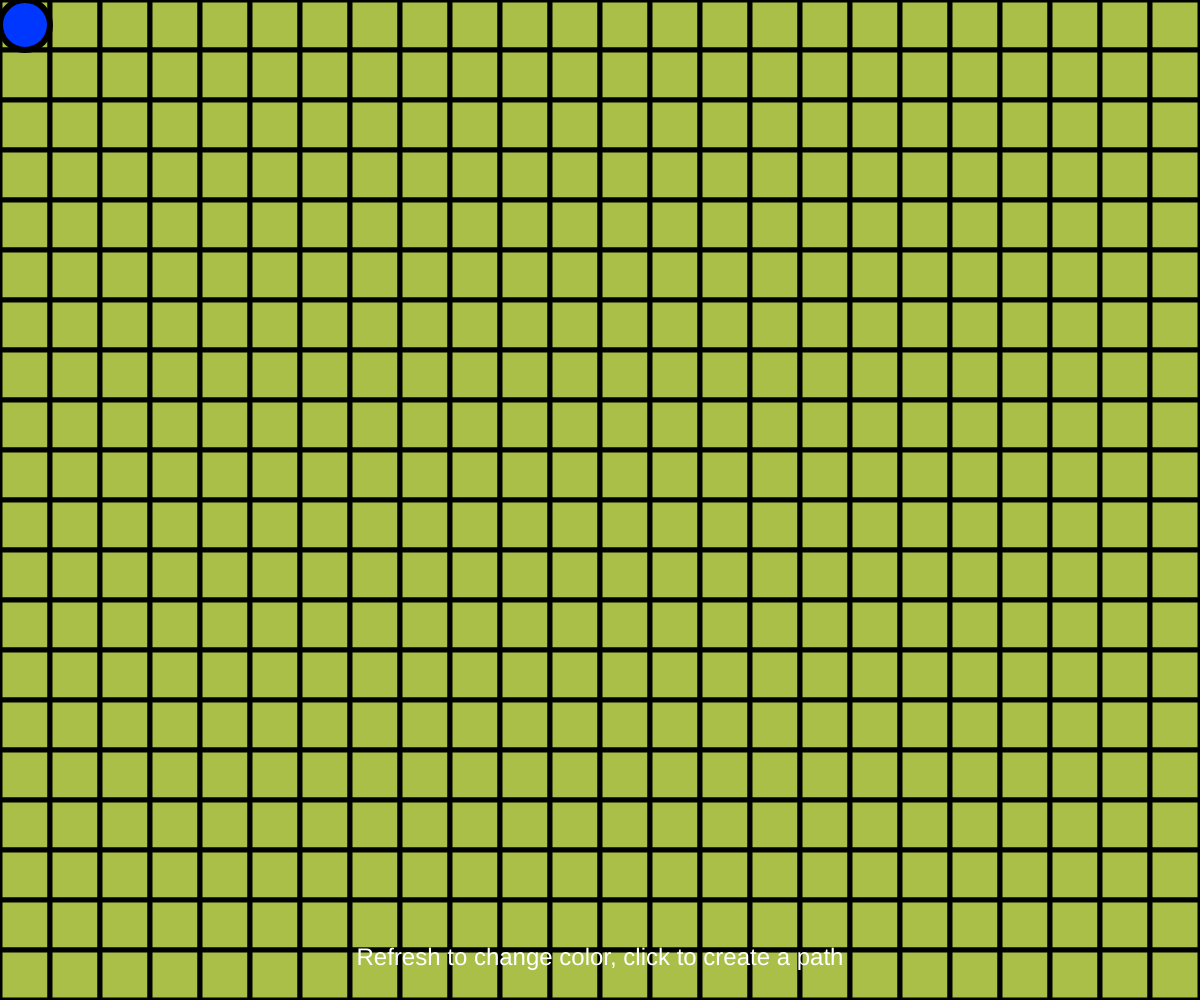
Frame 1 (no input)
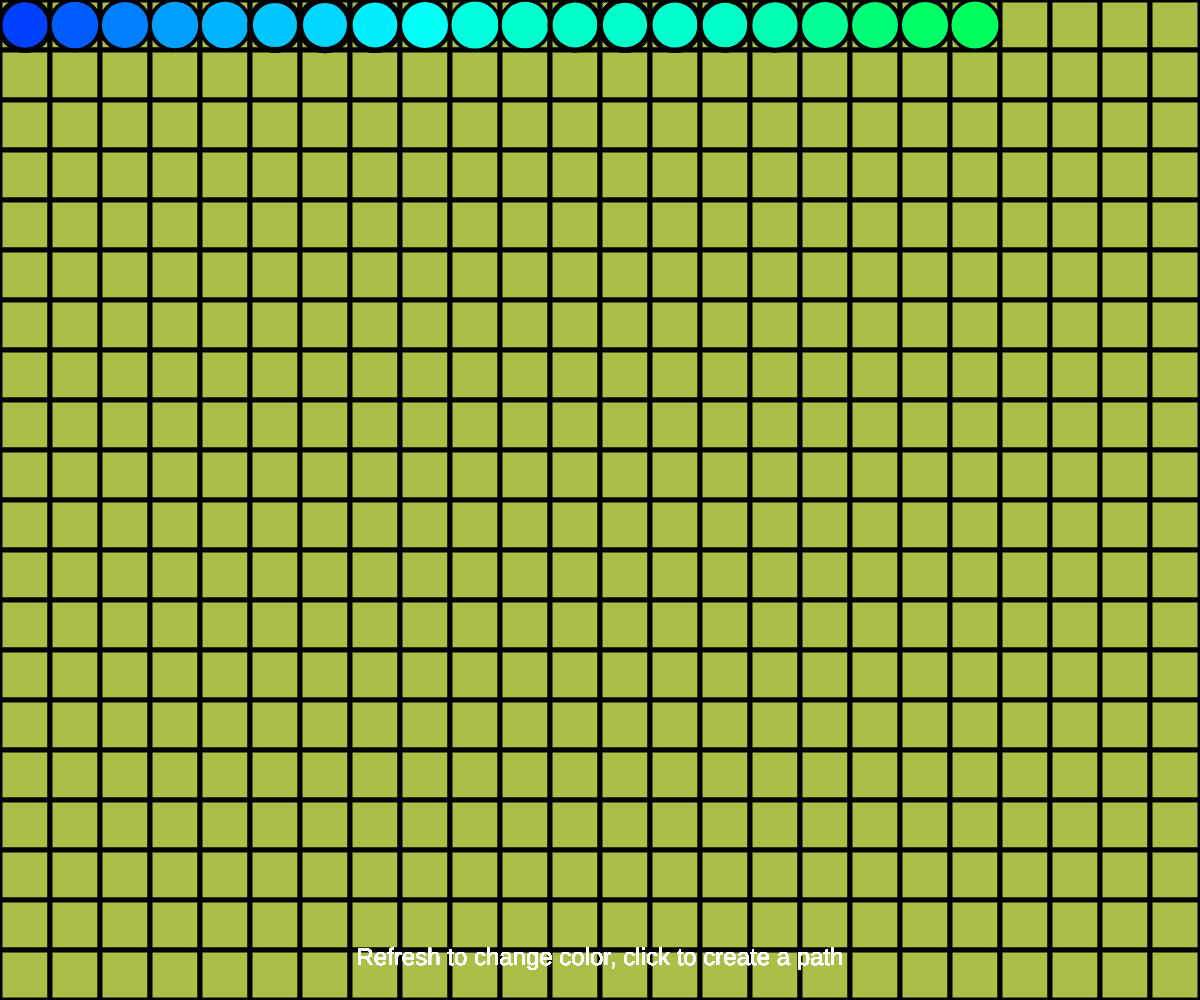
Frame 60 (no input)
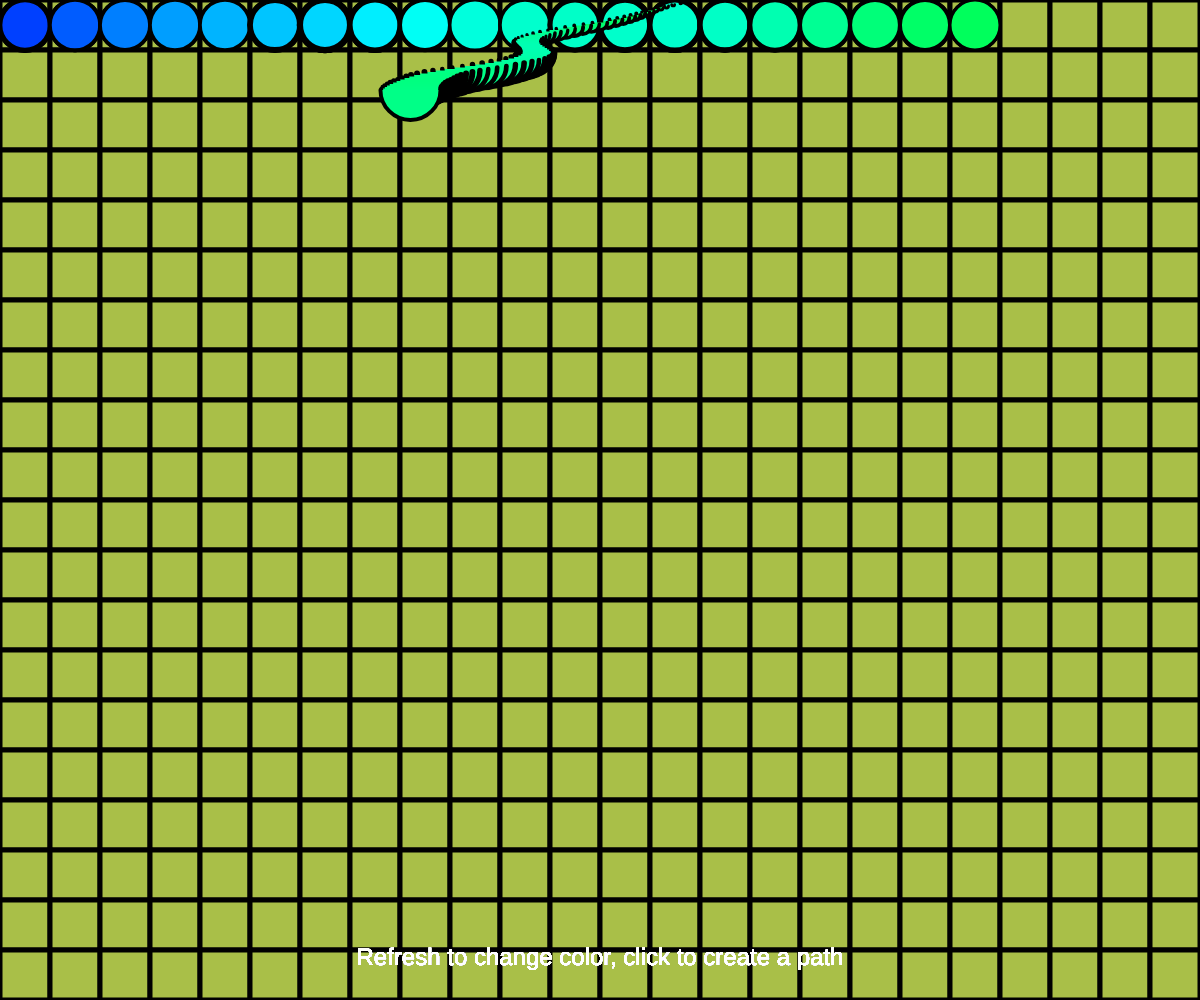
Frame 120 (the mouse pressed at the canvas centre since frame 60)

The p5.js sketch that drew these frames (run headless with seeded random() and noise() and a simulated clock; from frame 60 on, the mouse is pressed at the canvas centre):

// p5.js sketch
// ── sketch.js
var hw=50;
var waves = [];
var counterx = 0;
var countery = 0;
var iterator = 0;


function Creating(){
  // this.x = 100 + noise(iterator/100)* mouseX+100;
  // this.y = 100 + noise(iterator/70) * mouseY+100;

  this.x = noise(iterator/100+mouseX/5000)*width
  // = map(noise(iterator/100)*width, 0, 1, 0, 1000);
  this.y = iterator
  if (this.y>=height-iterator/2) {
    iterator=0;
  }
  this.shape = function() {
    stroke("black")
    //noStroke()
    //line(this.x,this.y,iterator,iterator/40)
    arc(this.x,this.y,iterator,iterator, 0, PI)

    //ellipse(this.x, this.y, frameCount)

    console.log(iterator)
  }
}


function setup() {
  createCanvas(windowWidth, windowHeight);
  background(0);
  frameRate(60)
  colorMode(HSB)
  ellipseMode(CORNER)

  stroke(0)
  fill(random()*100, random()*300, random()*100)
  strokeWeight(5)



  var margin = {
    x:(windowWidth-(Math.floor(windowWidth/hw)*hw))/2,
    y:(windowHeight-(Math.floor(windowHeight/hw)*hw))/2
    }

    for (var y = margin.y; y < windowHeight-(margin.y*2) ; y+=hw) {
      for (var x = margin.x; x < windowWidth-(margin.x*2) ; x+=hw) {
        rect(x, y, hw, hw)
      }
    }






}





function draw() {




  var noisone = 60 + noise(frameCount/90) * 250


  stroke(0)
  fill(noisone, 100, 100)
  strokeWeight(0 + noise(frameCount/10) * 10)


//VALORI PER MARGINI E VARIABILI PER PALLINE
  var xnumber = Math.floor(width/hw)*hw
  var ynumber = Math.floor(height/hw)*hw

  var margin = {
    x:(width-xnumber)/2,
    y:(height-ynumber)/2
  }

  var xindex = hw * counterx;
  var yindex = hw * countery;

  if (countery==ynumber/hw) {
    countery=0;
    counterx=0;
  }


//X E Y DELLE PALLINE O DELL'OGGETTO DI CREATING()
    if (mouseIsPressed) {
      var x = 100 + noise(frameCount/100)* mouseX+100;
      var y = 100 + noise(frameCount/70) * mouseY+100;
    } else {
      var x = margin.x + xindex
      var y = margin.y + yindex
    }


//DIREZIONE DELLE PALLINE
    if (frameCount % 3 == 0) {
      if (countery % 2 == 0) {
      counterx++
      } else if (countery % 2 != 0) {
      counterx--
        }
    }

    if (frameCount % 3 == 0) {
      if (counterx == xnumber/hw) {
        counterx--
        countery++
      } else if (counterx + 1==0 && countery!=0) {
        counterx++
        countery++
        }
    }





//CREAZIONE DELL'OGGETTO O DELLE PALLINE
    if (mouseIsPressed) {
      iterator++
      for (var i = 0; i < 10; i++) {
        waves.push(new Creating());
      }

      for (var i = 0; i < waves.length; i++) {
        waves[i].shape();
        waves.splice(0)
      }
    } else {
      ellipse(x, y, hw)
    }

    textSize(width/50);
    textAlign(CENTER, BOTTOM)
    noStroke();
    fill("white");
    text('Refresh to change color, click to create a path', width/2, height-30);

//console.log(waves.length)

}
